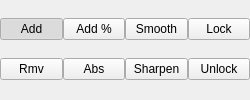
           <widget class="QWidget" name="buttonWidg" native="true">
            <property name="sizePolicy">
             <sizepolicy hsizetype="Fixed" vsizetype="Fixed">
              <horstretch>0</horstretch>
              <verstretch>0</verstretch>
             </sizepolicy>
            </property>
            <property name="minimumSize">
             <size>
              <width>200</width>
              <height>48</height>
             </size>
            </property>
            <property name="maximumSize">
             <size>
              <width>250</width>
              <height>500</height>
             </size>
            </property>
            <layout class="QGridLayout" name="gridLayout">
             <property name="leftMargin">
              <number>0</number>
             </property>
             <property name="topMargin">
              <number>0</number>
             </property>
             <property name="rightMargin">
              <number>0</number>
             </property>
             <property name="bottomMargin">
              <number>0</number>
             </property>
             <property name="spacing">
              <number>0</number>
             </property>
             <item row="0" column="0">
              <widget class="QPushButton" name="add_btn">
               <property name="toolTip">
                <string>Add the intensity value to the painted vertices</string>
               </property>
               <property name="text">
                <string>Add</string>
               </property>
               <property name="checkable">
                <bool>true</bool>
               </property>
               <property name="checked">
                <bool>true</bool>
               </property>
               <property name="autoExclusive">
                <bool>true</bool>
               </property>
              </widget>
             </item>
             <item row="0" column="1">
              <widget class="QPushButton" name="addPerc_btn">
               <property name="toolTip">
                <string>Multiply the existing weight by the influence value</string>
               </property>
               <property name="text">
                <string>Add %</string>
               </property>
               <property name="checkable">
                <bool>true</bool>
               </property>
               <property name="autoExclusive">
                <bool>true</bool>
               </property>
              </widget>
             </item>
             <item row="0" column="2">
              <widget class="QPushButton" name="smooth_btn">
               <property name="toolTip">
                <string>Average with the weights of the neighbors</string>
               </property>
               <property name="text">
                <string>Smooth</string>
               </property>
               <property name="checkable">
                <bool>true</bool>
               </property>
               <property name="autoExclusive">
                <bool>true</bool>
               </property>
              </widget>
             </item>
             <item row="0" column="3">
              <widget class="QPushButton" name="locks_btn">
               <property name="toolTip">
                <string>Lock the painted vertices</string>
               </property>
               <property name="text">
                <string>Lock</string>
               </property>
               <property name="checkable">
                <bool>true</bool>
               </property>
               <property name="autoExclusive">
                <bool>true</bool>
               </property>
              </widget>
             </item>
             <item row="1" column="0">
              <widget class="QPushButton" name="rmv_btn">
               <property name="toolTip">
                <string>Remove the intesnity value from the weights</string>
               </property>
               <property name="text">
                <string>Rmv</string>
               </property>
               <property name="checkable">
                <bool>true</bool>
               </property>
               <property name="autoExclusive">
                <bool>true</bool>
               </property>
              </widget>
             </item>
             <item row="1" column="1">
              <widget class="QPushButton" name="abs_btn">
               <property name="toolTip">
                <string>Set the weight exactly to the current intensity</string>
               </property>
               <property name="text">
                <string>Abs</string>
               </property>
               <property name="checkable">
                <bool>true</bool>
               </property>
               <property name="autoExclusive">
                <bool>true</bool>
               </property>
              </widget>
             </item>
             <item row="1" column="2">
              <widget class="QPushButton" name="sharpen_btn">
               <property name="toolTip">
                <string>Make small weight smaller, and large weights larger</string>
               </property>
               <property name="text">
                <string>Sharpen</string>
               </property>
               <property name="checkable">
                <bool>true</bool>
               </property>
               <property name="autoExclusive">
                <bool>true</bool>
               </property>
              </widget>
             </item>
             <item row="1" column="3">
              <widget class="QPushButton" name="unLocks_btn">
               <property name="toolTip">
                <string>Unlock the painted vertices</string>
               </property>
               <property name="text">
                <string>Unlock</string>
               </property>
               <property name="checkable">
                <bool>true</bool>
               </property>
               <property name="autoExclusive">
                <bool>true</bool>
               </property>
              </widget>
             </item>
            </layout>
           </widget>
